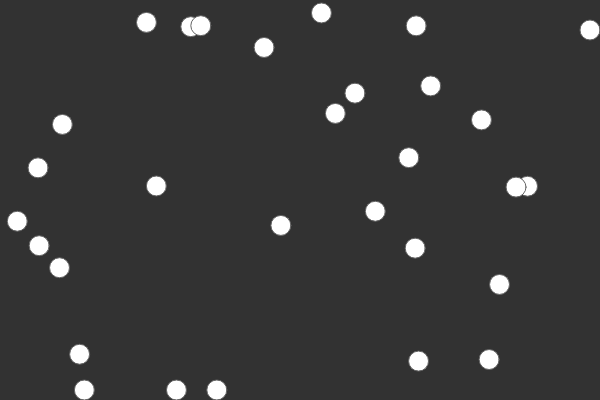
Frame 1 (no input)
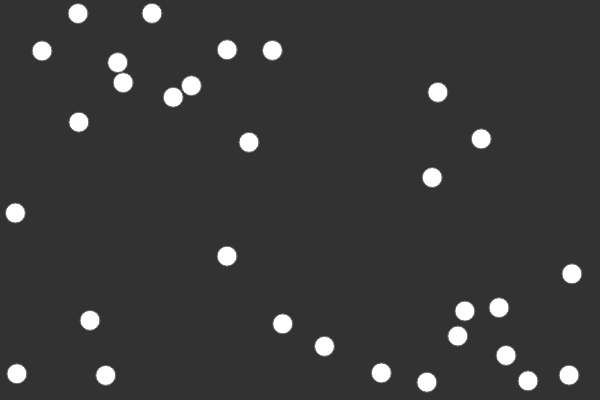
Frame 60 (no input)
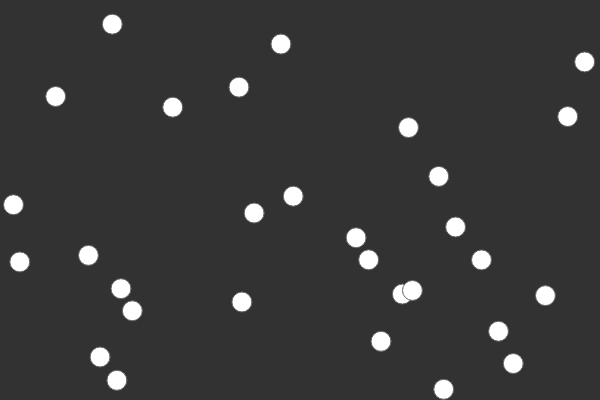
Frame 120 (the mouse pressed at the canvas centre since frame 60)

The p5.js sketch that drew these frames (run headless with seeded random() and noise() and a simulated clock; from frame 60 on, the mouse is pressed at the canvas centre):

// p5.js sketch
// ── sketch.js
SCREEN_W = 600;
SCREEN_H = 400;
MENNYI = 30;             // a golyók mennyisége
SPEED = 5;              // a X/Y irányú maximális elmozdulási érték
ATMERO = 20;            // a golyók átmérője
var golyok = new Array(MENNYI);
var i;
var j;
var tX;
var tY;
var tempCsere;


function setup() {
   createCanvas(SCREEN_W, SCREEN_H);
   for (i = 0; i < MENNYI; i++) {
      golyok[i] = new Golyo(ATMERO, i + 100);
   }
}


function draw() {
   background(50);

   // ütközés detekálás és ennek okán mozgási irányváltás
   for (i = 0; i < MENNYI - 1; i++) {
      for (j = i + 1; j < MENNYI; j++) {
         // a 2 golyó közötti távolságot megvizsgáljuk,
         // és ha a távolság kisebb, mint a golyó átmérője akkor a két golyó ütközik!
         tavolsag = dist(golyok[i].x, golyok[i].y, golyok[j].x, golyok[j].y);
         if (tavolsag <= ATMERO) {
            tX = golyok[i].dX - golyok[j].dX;
            tY = golyok[i].dY - golyok[j].dY;
            if (tX > tY) {
               tempCsere = golyok[i].dX;
               golyok[i].dX = golyok[j].dX;
               golyok[j].dX = tempCsere;
            }
            else {
               tempCsere = golyok[i].dY;
               golyok[i].dY = golyok[j].dY;
               golyok[j].dY = tempCsere;
            }
         }
      }
   }

   // a golyók mozgatás a következő pozicióba
   for (i = 0; i < MENNYI; i++) {
      golyok[i].move();
   }

   // képernyő szélén túl van-e, ha igen mozgási irányváltás - majd a golyó megjelenítése
   for (i = 0; i < MENNYI; i++) {
      golyok[i].checkBorder();
      golyok[i].display();
   }
}

// ── Golyo.js
class Golyo {
   constructor(meret) {
      this.r = meret;                              // a golyó sugara
      this.x = random(SCREEN_W);                   // a golyó kezdeti X pozíciója
      this.y = random(SCREEN_H);                   // a golyó kezdeti Y pocíciója
      this.sebesseg = random(SPEED);               // a golyó mozgási sebességének nagysága
      this.irany = random(-PI, PI);                 // egy 0-360°-os véletlenszerű irány
      this.dX = this.sebesseg * cos(this.irany);   // X irányú elmozdulás nagysága
      this.dY = this.sebesseg *-sin(this.irany);   // Y irányú elmozdulás nagysága
   }

   // golyó kirajzolása
   display() {
      stroke(100);
      fill(255);
      ellipse(this.x, this.y, this.r);
   }

   // golyó mozgatása 
   move() {
      this.x = this.x + this.dX;
      this.y = this.y + this.dY;
   }

   // képernyő határával való találkozás vizsgálata
   checkBorder() {
      if (this.x < this.r / 2) {
         this.x = this.r / 2;
         this.dX = -this.dX;
         this.irany = createVector(this.dX, this.dY).heading();
         this.iranySzepites();
      }
      else if (this.x > SCREEN_W - this.r / 2) {
         this.x = SCREEN_W - this.r / 2;
         this.dX = -this.dX;
         this.irany = createVector(this.dX, this.dY).heading();
         this.iranySzepites();
      }
         
      if (this.y < this.r / 2) {
         this.y = this.r / 2;
         this.dY = -this.dY;
         this.irany = createVector(this.dX, this.dY).heading();
         this.iranySzepites();
      }
      else if (this.y > SCREEN_H - this.r / 2) {
         this.y = SCREEN_H - this.r/2;
         this.dY = -this.dY;
         this.irany = createVector(this.dX, this.dY).heading();
         this.iranySzepites();
      }
   }

   // A irányszög korrigálása 0 és 2PI közé
   iranySzepites() {
      if (this.irany > PI) {
         this.irany = this.irany - TWO_PI;
      }
      else if (this.irany < -PI) {
         this.irany = this.irany + TWO_PI;
      }
   }
}
